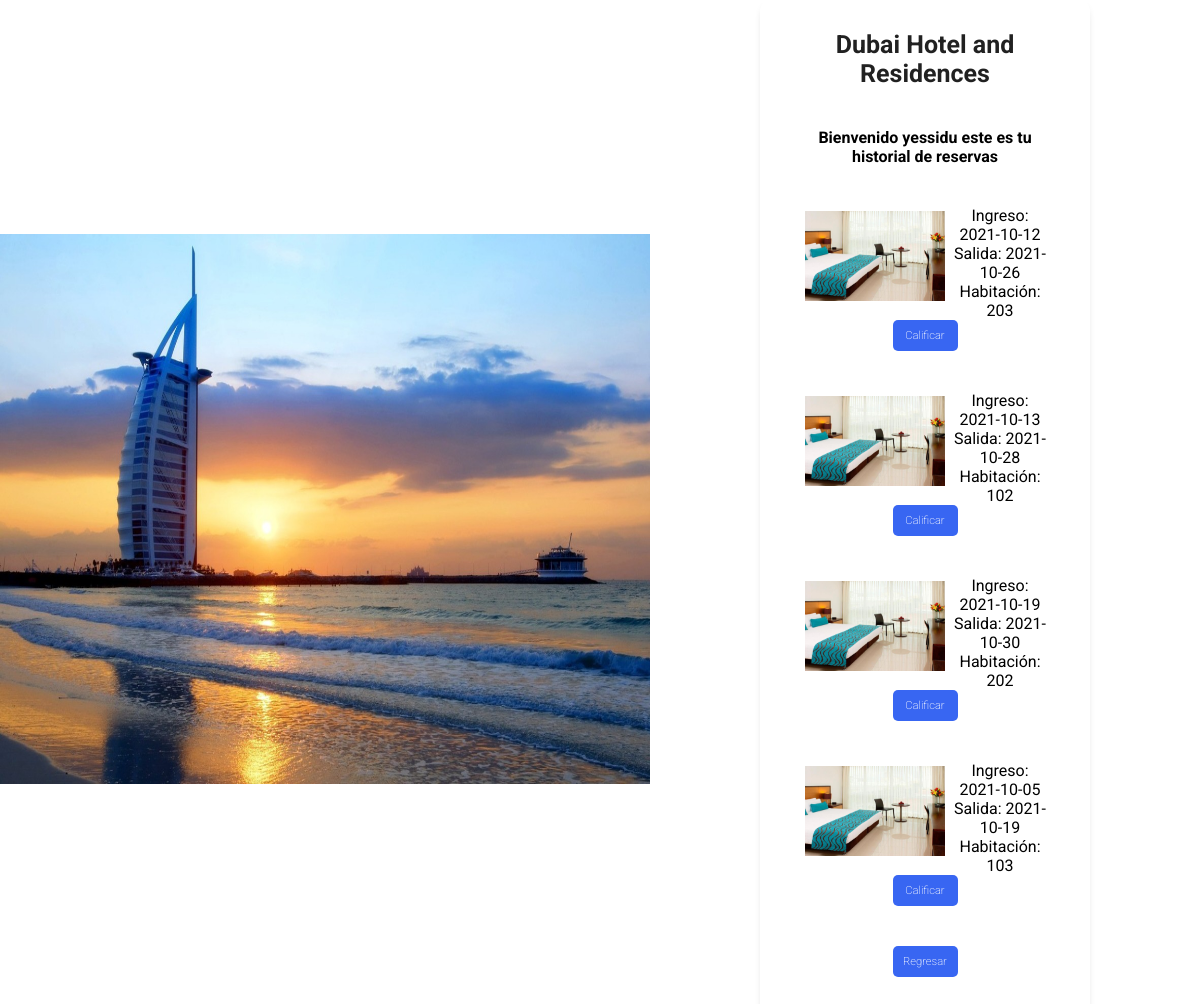
Page /reservar/listar (signed in) on the earlier database version.
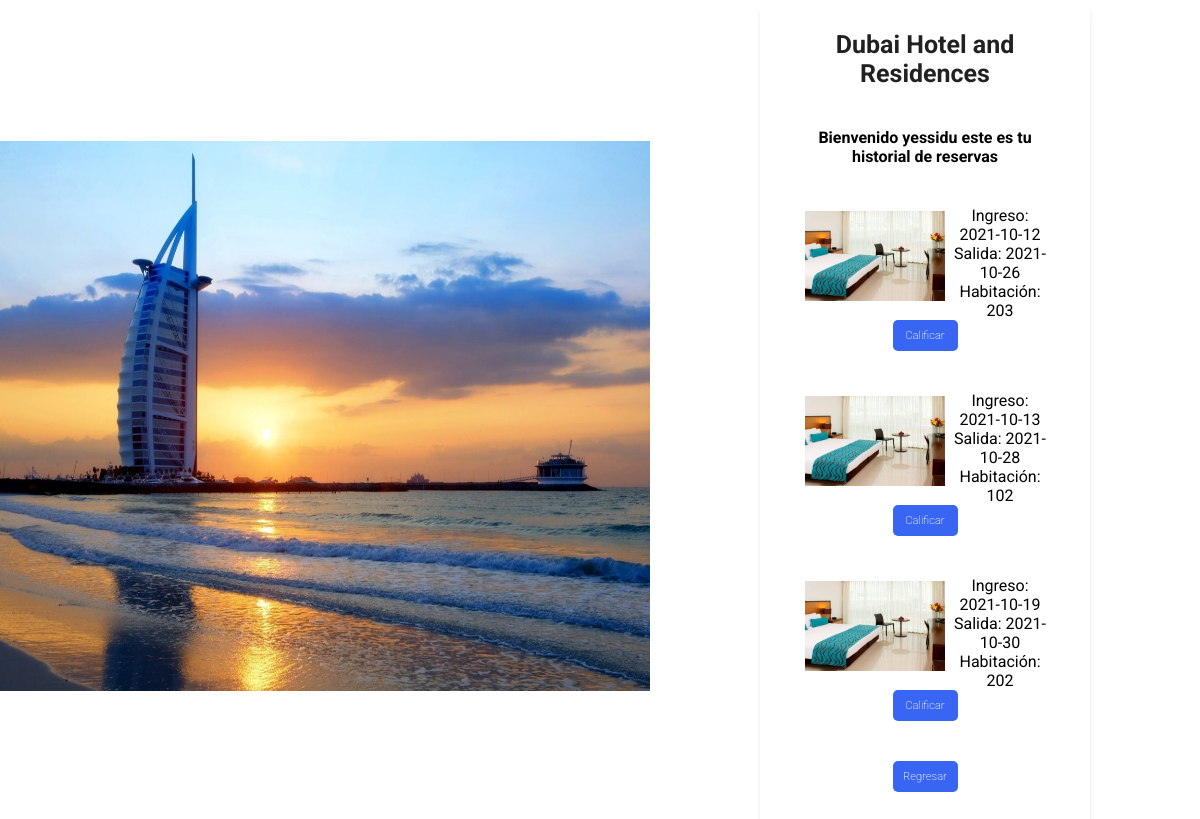
Same page on the later database version.
### tables this page shows
CREATE TABLE reserva (idreserva INTEGER PRIMARY KEY AUTOINCREMENT, fechaingreso DATE NOT NULL, fechasalida DATE NOT NULL, idusuario INTEGER REFERENCES usuario (idusuario) ON DELETE NO ACTION ON UPDATE CASCADE, idhabitacion TEXT REFERENCES habitacion (idhabitacion) ON DELETE NO ACTION ON UPDATE CASCADE);

### app.py (the view)
@app.route("/reservar/listar", methods=["GET", "POST"])
def listar():
    if request.method == 'GET':
        id = log.user
        print ("el usuario es: ", id)
        try:
            with sqlite3.connect("dbh.db") as con:
                con.row_factory = sqlite3.Row
                cur = con.cursor()
                cur.execute("SELECT * FROM reserva WHERE idusuario = ?", [id])
                row = cur.fetchall()
            if row is None:
                flash('No hay habitaciones disponibles, de acuerdo a tu búsqueda')
        except Error:
            return "fallamos, donde???"
    else:
        print("error en el metodo")
    return render_template ("listaReserva.html", row=row, nombre=log.nombre)

### templates/listaReserva.html (shortened to what this page needs)
<!DOCTYPE html>
<html lang="es">
<head>
    <link rel="stylesheet" href="{{url_for('static',filename='css/listaReserva.css')}}">
</head>
<body>
<table width="100%" border="0" cellspacing="0" cellpadding="0">
  	<tbody>
	<tr>
      <td width="50%" align="center"><img src="/static/img/login.jpeg"
			   alt="Es hora de viajar"
			   width="650px" height="550px" /></td>
      <td width="50%">
            <form action="/reservar/crear/comentarios/<numHab>" class="form" method="POST">
                <h2 class="form_title">Dubai Hotel and Residences</h2>
                <div class="form_container">
                    <h4>Bienvenido {{ nombre }} este es tu historial de reservas</h4>
                    {% for r in row %}
                    <div class="form_group">
                        <img src="/static/img/cama.jpg" alt="Habitacion" style="width: 150px; height: 100px; float: left; padding: 5px;">
                        <label> Ingreso: {{ r["fechaingreso"] }} </label>
						<br>
                        <label> Salida: {{ r["fechasalida"] }} </label>
                        <br>
                        <label> Habitación: {{ r["idhabitacion"] }} </label>
                        <br>
                        <a href="{{ url_for('comentarios',numHab=r['idhabitacion']) }}"><input type="button" class="form_submit" width="150px" value=" Calificar "></a>
                        <br>
                    </div>
                    {% endfor%}
                    <div style="text-align: center;">
                        <input type="button" class="form_submit" width="150px" value=" Regresar " onClick="history.go(-1);">
                    </div>
                </div>
            </form>
		</td>
    </tr>
    </tbody>
</table>
</body>
</html>

Differences in the rows shown:
removed reserva: fechaingreso "2021-10-05", fechasalida "2021-10-19", idhabitacion "103"
